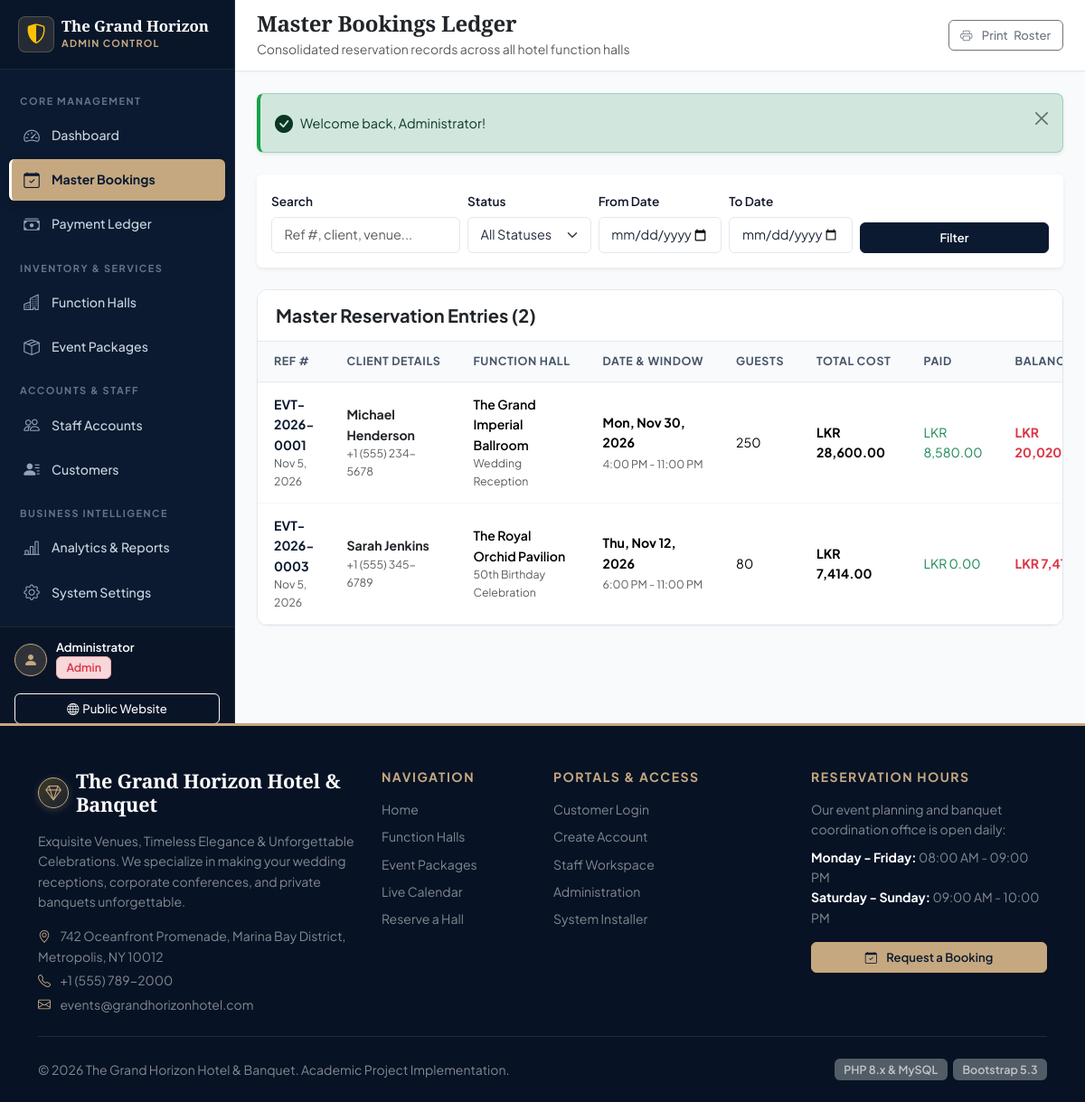
The app's page /admin/bookings.php (signed in) with its own data.
### tables this page shows
CREATE TABLE `bookings` (
    `id` INT UNSIGNED AUTO_INCREMENT PRIMARY KEY,
    `booking_reference` VARCHAR(30) NOT NULL UNIQUE,
    `customer_id` INT UNSIGNED NOT NULL,
    `hall_id` INT UNSIGNED NOT NULL,
    `package_id` INT UNSIGNED NOT NULL,
    `event_date` DATE NOT NULL,
    `start_time` TIME NOT NULL,
    `end_time` TIME NOT NULL,
    `guest_count` INT UNSIGNED NOT NULL,
    `event_type` VARCHAR(60) NOT NULL,
    `special_requests` TEXT NULL,
    
    `hall_charge` DECIMAL(10,2) NOT NULL DEFAULT 0.00,
    `package_charge` DECIMAL(10,2) NOT NULL DEFAULT 0.00,
    `additional_charge` DECIMAL(10,2) NOT NULL DEFAULT 0.00,
    `tax_amount` DECIMAL(10,2) NOT NULL DEFAULT 0.00,
    `total_amount` DECIMAL(10,2) NOT NULL DEFAULT 0.00,
    `advance_required` DECIMAL(10,2) NOT NULL DEFAULT 0.00,
    `advance_paid` DECIMAL(10,2) NOT NULL DEFAULT 0.00,
    `balance_due` DECIMAL(10,2) NOT NULL DEFAULT 0.00,
    
    `booking_status` ENUM('pending', 'approved', 'confirmed', 'rejected', 'cancelled', 'completed') 
        NOT NULL DEFAULT 'pending',
    `payment_status` ENUM('unpaid', 'partially_paid', 'fully_paid', 'refunded') 
        NOT NULL DEFAULT 'unpaid',
        
    `reviewed_by` INT UNSIGNED NULL,
    `review_notes` TEXT NULL,
    `rejection_reason` TEXT NULL,
    
    `created_at` TIMESTAMP DEFAULT CURRENT_TIMESTAMP,
    `updated_at` TIMESTAMP DEFAULT CURRENT_TIMESTAMP ON UPDATE CURRENT_TIMESTAMP,
    
    CONSTRAINT `fk_bookings_customer` FOREIGN KEY (`customer_id`) 
        REFERENCES `customers` (`id`) ON DELETE RESTRICT,
    CONSTRAINT `fk_bookings_hall` FOREIGN KEY (`hall_id`) 
        REFERENCES `function_halls` (`id`) ON DELETE RESTRICT,
    CONSTRAINT `fk_bookings_package` FOREIGN KEY (`package_id`) 
        REFERENCES `event_packages` (`id`) ON DELETE RESTRICT,
    CONSTRAINT `fk_bookings_reviewer` FOREIGN KEY (`reviewed_by`) 
        REFERENCES `users` (`id`) ON DELETE SET NULL,
        
    INDEX `idx_hall_date_status` (`hall_id`, `event_date`, `booking_status`),
    INDEX `idx_customer_date` (`customer_id`, `event_date`),
    INDEX `idx_booking_status` (`booking_status`)
);

CREATE TABLE `customers` (
    `id` INT UNSIGNED AUTO_INCREMENT PRIMARY KEY,
    `user_id` INT UNSIGNED NOT NULL UNIQUE,
    `full_name` VARCHAR(100) NOT NULL,
    `phone` VARCHAR(25) NOT NULL,
    `alternate_phone` VARCHAR(25) NULL,
    `address` TEXT NULL,
    `city` VARCHAR(60) NULL,
    `id_number` VARCHAR(50) NULL COMMENT 'National ID or Passport number',
    `created_at` TIMESTAMP DEFAULT CURRENT_TIMESTAMP,
    CONSTRAINT `fk_customers_user` FOREIGN KEY (`user_id`) 
        REFERENCES `users` (`id`) ON DELETE CASCADE
);

CREATE TABLE `function_halls` (
    `id` INT UNSIGNED AUTO_INCREMENT PRIMARY KEY,
    `hall_name` VARCHAR(120) NOT NULL,
    `hall_code` VARCHAR(25) NOT NULL UNIQUE,
    `capacity_min` INT UNSIGNED NOT NULL DEFAULT 30,
    `capacity_max` INT UNSIGNED NOT NULL DEFAULT 500,
    `price_per_hour` DECIMAL(10,2) NOT NULL DEFAULT 0.00,
    `base_price_half_day` DECIMAL(10,2) NOT NULL DEFAULT 0.00,
    `base_price_full_day` DECIMAL(10,2) NOT NULL DEFAULT 0.00,
    `dimensions` VARCHAR(80) NULL,
    `description` TEXT NOT NULL,
    `amenities` TEXT NULL,
    `image_path` VARCHAR(255) NULL DEFAULT 'assets/images/halls/default_hall.jpg',
    `status` ENUM('active', 'maintenance', 'inactive') NOT NULL DEFAULT 'active',
    `created_at` TIMESTAMP DEFAULT CURRENT_TIMESTAMP,
    `updated_at` TIMESTAMP DEFAULT CURRENT_TIMESTAMP ON UPDATE CURRENT_TIMESTAMP,
    INDEX `idx_halls_status` (`status`)
);

CREATE TABLE `system_settings` (
    `id` INT UNSIGNED PRIMARY KEY DEFAULT 1,
    `hotel_name` VARCHAR(120) NOT NULL DEFAULT 'The Grand Horizon Hotel & Banquet',
    `hotel_tagline` VARCHAR(200) NOT NULL DEFAULT 'Exquisite Venues & Unforgettable Celebrations',
    `address` TEXT NOT NULL,
    `city_state_zip` VARCHAR(120) NOT NULL DEFAULT 'Oceanfront Avenue, Suite 100, Metropolis',
    `phone` VARCHAR(30) NOT NULL DEFAULT '+1 (555) 789-2000',
    `email` VARCHAR(100) NOT NULL DEFAULT 'events@grandhorizonhotel.com',
    `website` VARCHAR(100) NOT NULL DEFAULT 'www.grandhorizonhotel.com',
    `currency_symbol` VARCHAR(10) NOT NULL DEFAULT 'LKR',
    `tax_percentage` DECIMAL(5,2) NOT NULL DEFAULT 10.00,
    `advance_percentage` DECIMAL(5,2) NOT NULL DEFAULT 30.00,
    `cancellation_policy` TEXT NULL,
    `updated_at` TIMESTAMP DEFAULT CURRENT_TIMESTAMP ON UPDATE CURRENT_TIMESTAMP
);

### admin/bookings.php (the view, shortened to what the rows shown need)
<?php
require_once __DIR__ . '/../includes/functions.php';
$pdo = Database::getConnection();
$sql = "SELECT b.*, h.hall_name, p.package_name, c.full_name as customer_name, c.phone as customer_phone
        FROM `bookings` b
        JOIN `function_halls` h ON b.hall_id = h.id
        JOIN `event_packages` p ON b.package_id = p.id
        JOIN `customers` c ON b.customer_id = c.id
        WHERE 1=1";
$params = [];
$sql .= " ORDER BY b.event_date DESC, b.id DESC";
$stmt = $pdo->prepare($sql);
$stmt->execute($params);
$bookings = $stmt->fetchAll();
require_once __DIR__ . '/../includes/header.php';
?>
<div class="dashboard-wrapper">
    <div class="main-content">
        <div class="content-body">
            <div class="card-table">
                <div class="table-responsive">
                    <table class="table table-custom table-hover align-middle">
                        <thead>
                            <tr>
                                <th>Ref #</th>
                                <th>Client Details</th>
                                <th>Function Hall</th>
                                <th>Date & Window</th>
                                <th>Guests</th>
                                <th>Total Cost</th>
                                <th>Paid</th>
                                <th>Balance Due</th>
                            </tr>
                        </thead>
                        <tbody>
                            <?php foreach ($bookings as $b): ?>
                                <tr>
                                    <td>
                                        <strong class="text-navy"><?= e($b['booking_reference']) ?></strong>
                                        <small class="d-block text-muted"><?= date('M j, Y', strtotime($b['created_at'])) ?></small>
                                    </td>
                                    <td>
                                        <strong class="text-dark"><?= e($b['customer_name']) ?></strong>
                                        <small class="d-block text-muted"><?= e($b['customer_phone']) ?></small>
                                    </td>
                                    <td>
                                        <span class="fw-semibold"><?= e($b['hall_name']) ?></span>
                                        <small class="d-block text-muted"><?= e($b['event_type']) ?></small>
                                    </td>
                                    <td>
                                        <div><strong><?= format_date($b['event_date']) ?></strong></div>
                                        <small class="text-muted"><?= format_time($b['start_time']) ?> - <?= format_time($b['end_time']) ?></small>
                                    </td>
                                    <td><?= number_format($b['guest_count']) ?></td>
                                    <td><strong><?= format_currency($b['total_amount']) ?></strong></td>
                                    <td class="text-success"><?= format_currency($b['advance_paid']) ?></td>
                                    <td>
                                        <?php if ((float)$b['balance_due'] > 0): ?>
                                            <span class="text-danger fw-bold"><?= format_currency($b['balance_due']) ?></span>
                                        <?php else: ?>
                                            <span class="text-success small fw-semibold">Settled</span>
                                        <?php endif; ?>
                                    </td>
                                </tr>
                            <?php endforeach; ?>
                        </tbody>
                    </table>
                </div>
            </div>
        </div>
    </div>
</div>
<?php require_once __DIR__ . '/../includes/footer.php'; ?>

### includes/footer.php (shortened to what the rows shown need)
<?php
$settings = get_system_settings();
?>
<footer class="bg-navy text-white pt-5 pb-4 mt-auto" style="background-color: #071224; border-top: 3px solid #c5a880;">
    <div class="container">
        <div class="row g-4">
            <div class="col-lg-4 col-md-6">
                <div class="d-flex align-items-center gap-2 mb-3">
                    <span class="hotel-crest" style="width:34px; height:34px; font-size:1.1rem;"><i class="bi bi-gem"></i></span>
                    <h5 class="luxury-heading text-white mb-0" style="font-size: 1.35rem;">
                        <?= e($settings['hotel_name']) ?>
                    </h5>
                </div>
                <p class="text-white-50 small mb-3">
                    <?= e($settings['hotel_tagline']) ?>. We specialize in making your wedding receptions, corporate conferences, and private banquets unforgettable.
                </p>
                <div class="text-white-50 small">
                    <p class="mb-1"><i class="bi bi-geo-alt text-gold me-2"></i> <?= e($settings['address']) ?>, <?= e($settings['city_state_zip']) ?></p>
                    <p class="mb-1"><i class="bi bi-telephone text-gold me-2"></i> <?= e($settings['phone']) ?></p>
                    <p class="mb-0"><i class="bi bi-envelope text-gold me-2"></i> <?= e($settings['email']) ?></p>
                </div>
            </div>
        </div>
        <div class="d-flex flex-column flex-md-row justify-content-between align-items-center small text-white-50">
            <div>
                &copy; <?= date('Y') ?> <?= e($settings['hotel_name']) ?>. Academic Project Implementation.
            </div>
            <div class="mt-2 mt-md-0">
                <span class="badge bg-secondary opacity-75">PHP 8.x & MySQL</span>
                <span class="badge bg-secondary opacity-75 ms-1">Bootstrap 5.3</span>
            </div>
        </div>
    </div>
</footer>
</body>
</html>

### records on screen
bookings: booking_reference "EVT-2026-0001", created_at "Nov 5, 2026", customer.full_name "Michael Henderson", customer.phone "+1 (555) 234-5678", hall.hall_name "The Grand Imperial Ballroom", event_type "Wedding Reception", event_date "Mon, Nov 30, 2026", start_time "4:00 PM", end_time "11:00 PM", guest_count "250", total_amount.currency_symbol "LKR 28,600.00", advance_paid.currency_symbol "LKR 8,580.00", balance_due.currency_symbol "LKR…"
bookings: booking_reference "EVT-2026-0003", created_at "Nov 5, 2026", customer.full_name "Sarah Jenkins", customer.phone "+1 (555) 345-6789", hall.hall_name "The Royal Orchid Pavilion", event_type "50th Birthday Celebration", event_date "Thu, Nov 12, 2026", start_time "6:00 PM", end_time "11:00 PM", guest_count "80", total_amount.currency_symbol "LKR 7,414.00", advance_paid.currency_symbol "LKR 0.00", balance_due.currency_symbol "LKR…"
system_settings: hotel_name "The Grand Horizon Hotel & Banquet", hotel_tagline "Exquisite Venues, Timeless Elegance & Unforgettable Celebrations", address "742 Oceanfront Promenade, Marina Bay District", city_state_zip "Metropolis, NY 10012", phone "+1 (555) 789-2000", email "events@grandhorizonhotel.com"

### other values on screen
$adminUser['name'] "Administrator"
$flash['message'] "Welcome back, Administrator!"
count($bookings) "2"
